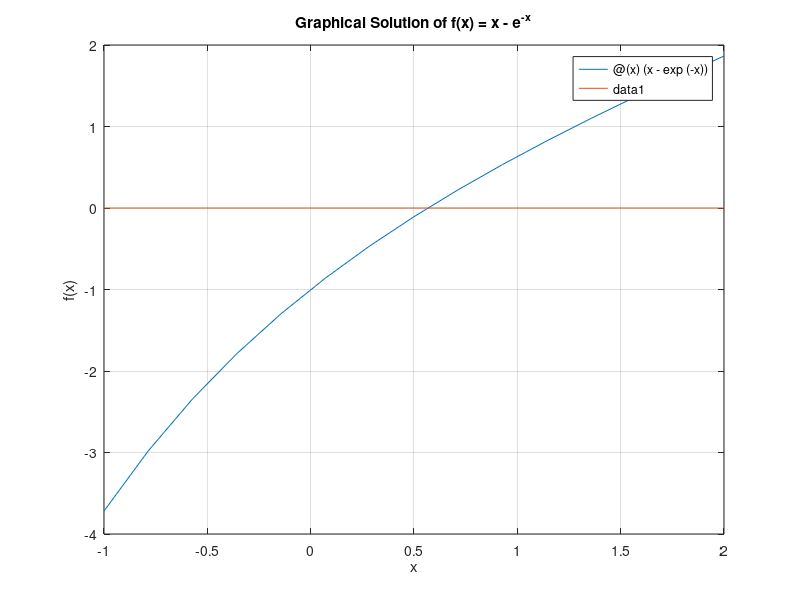

Here is the MATLAB script that generated this plot: (Note: this script raises an error after producing the figure.)
f = @(x) (x - exp(-x));
df = @(x) (1 + exp(-x));

% prove root graphically
fplot(f, [-1, 2]);
hold on;
fplot(@(x) 0, [-1, 2]);
xlabel('x');
ylabel('f(x)');
title('Graphical Solution of f(x) = x - e^{-x}');
grid on;
hold off;

a = 0; b = 1;
x0 = 0; x1 = 1;
x_init = 0.5;
eps = 1e-6;
N = 100;

root_bisection = bisection(f, a, b, eps, N);
root_secant = secant(f, x0, x1, eps, N);
root_newton = newton(f, df, x_init, eps, N);

fprintf('Bisection Method Root: %.6f\n', root_bisection);
fprintf('Secant Method Root: %.6f\n', root_secant);
fprintf('Newton Method Root: %.6f\n', root_newton);